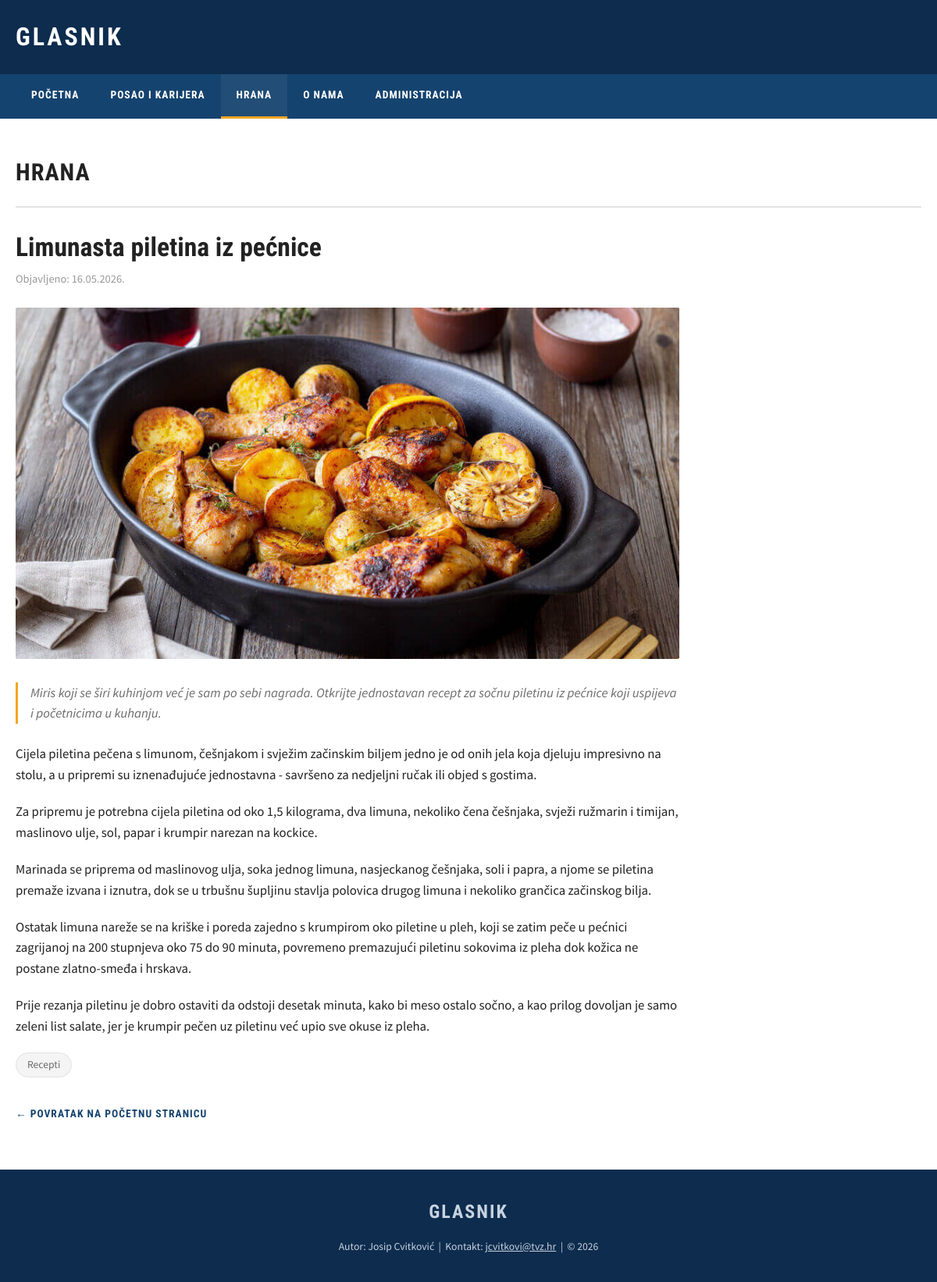
/clanak.php?id=4, run on the app's committed database.
### tables this page shows
CREATE TABLE `vijesti` (
  `id` int(10) UNSIGNED NOT NULL,
  `naslov` varchar(255) NOT NULL,
  `sazetak` text NOT NULL,
  `tekst` text NOT NULL,
  `kategorija` varchar(50) NOT NULL,
  `oznake` varchar(255) DEFAULT NULL,
  `slika` varchar(255) DEFAULT NULL,
  `prikazi` tinyint(1) NOT NULL DEFAULT 1,
  `datum` date NOT NULL
);

### clanak.php (the view, shortened to what this page needs)
<?php
require "connect.php";
$id = isset($_GET["id"]) ? (int) $_GET["id"] : 0;
$clanak = null;
if ($id > 0) {
    $upit = $mysqli->prepare("SELECT * FROM vijesti WHERE id = ?");
    $upit->bind_param("i", $id);
    $upit->execute();
    $rezultat = $upit->get_result();
    $clanak = $rezultat->fetch_assoc();
}
?>
<!DOCTYPE html>
<html lang="hr">
<head>
  <link rel="stylesheet" href="css/style.css">
</head>
<body>
  <header class="zaglavlje">
    <div class="container">
      <a href="index.php" class="logo">GLASNIK</a>
    </div>
  </header>
  <nav class="navigacija">
    <div class="container">
      <ul>
        <li><a href="index.php">Početna</a></li>
        <li>
          <a href="index.php#posao-karijera"
             <?php echo ($clanak && $clanak["kategorija"] === "Posao i karijera") ? 'class="aktivno"' : ''; ?>>
             Posao i karijera</a>
        </li>
        <li>
          <a href="index.php#hrana"
             <?php echo ($clanak && $clanak["kategorija"] === "Hrana") ? 'class="aktivno"' : ''; ?>>
             Hrana</a>
        </li>
        <li><a href="o-nama.html">O nama</a></li>
        <li><a href="administracija.php">Administracija</a></li>
      </ul>
    </div>
  </nav>
  <main class="sadrzaj">
    <div class="container">
      <section>
        <?php if ($clanak): ?>
          <h1 class="naslov-sekcije"><?php echo htmlspecialchars($clanak["kategorija"]); ?></h1>
          <article class="clanak">
            <h2 class="naslov-clanka"><?php echo htmlspecialchars($clanak["naslov"]); ?></h2>
            <p class="datum-objave">Objavljeno: <?php echo date("d.m.Y.", strtotime($clanak["datum"])); ?></p>
            <?php
            $slika = !empty($clanak["slika"]) ? $clanak["slika"] : "slike/bez-slike.jpg";
            ?>
            <img class="slika-clanka" src="<?php echo htmlspecialchars($slika); ?>" alt="<?php echo htmlspecialchars($clanak["naslov"]); ?>">
            <p class="sazetak-vijesti"><?php echo nl2br(htmlspecialchars($clanak["sazetak"])); ?></p>
            <?php
            $odlomci = preg_split('/\r\n|\r|\n/', $clanak["tekst"]);
            foreach ($odlomci as $odlomak) {
                $odlomak = trim($odlomak);
                if ($odlomak !== "") {
                    echo "<p>" . htmlspecialchars($odlomak) . "</p>\n";
                }
            }
            ?>
            <?php if (!empty($clanak["oznake"])): ?>
              <p class="oznake-clanka">
                <?php
                $sve_oznake = explode(",", $clanak["oznake"]);
                foreach ($sve_oznake as $oznaka) {
                    $oznaka = trim($oznaka);
                    if ($oznaka !== "") {
                        echo '<span class="oznaka">' . htmlspecialchars($oznaka) . '</span>';
                    }
                }
                ?>
              </p>
            <?php endif; ?>
            <a class="povratak" href="index.php">&larr; Povratak na početnu stranicu</a>
          </article>
        <?php endif; ?>
      </section>
    </div>
  </main>
  <footer class="podnozje">
    <div class="container">
      <p class="logo">GLASNIK</p>
      <p>Autor: Josip Cvitković &nbsp;|&nbsp; Kontakt: <a href="mailto:jcvitkovi@tvz.hr">jcvitkovi@tvz.hr</a> &nbsp;|&nbsp; &copy; 2026</p>
    </div>
  </footer>
</body>
</html>

### css/style.css (style rules this page uses)
:root { --boja-tamna: #0d2c4e; --boja-srednja: #15436f; --boja-naglasak: #f5a623; --boja-pozadina: #f4f4f4; --boja-sadrzaj: #ffffff; --boja-tekst: #222222; --boja-tekst-blijedi: #6b6b6b; --boja-rub: #e2e2e2; --font-naslov: 'Roboto Condensed', Arial, sans-serif; --font-tekst: 'Source Sans Pro', Arial, sans-serif; }
* { margin: 0; padding: 0; box-sizing: border-box; }
html { scroll-behavior: smooth; }
body { font-family: var(--font-tekst); color: var(--boja-tekst); background-color: var(--boja-pozadina); line-height: 1.6; }
.container { max-width: 1200px; margin: 0 auto; padding: 0 20px; }
a { color: inherit; }
img { max-width: 100%; display: block; }
.zaglavlje { background-color: var(--boja-tamna); padding: 22px 0; }
.logo { display: inline-block; font-family: var(--font-naslov); font-size: 2rem; font-weight: 700; letter-spacing: 3px; color: #ffffff; text-decoration: none; }
.navigacija { background-color: var(--boja-srednja); }
.navigacija ul { display: flex; flex-wrap: wrap; list-style: none; }
.navigacija a { display: block; padding: 16px 20px; font-family: var(--font-naslov); font-weight: 700; font-size: 0.85rem; letter-spacing: 1px; text-transform: uppercase; color: #ffffff; text-decoration: none; border-bottom: 3px solid transparent; transition: border-color 0.2s ease, background-color 0.2s ease; }
.navigacija a:hover, .navigacija a:focus, .navigacija a.aktivno { border-bottom-color: var(--boja-naglasak); background-color: rgba(255, 255, 255, 0.05); }
.sadrzaj { background-color: var(--boja-sadrzaj); padding: 45px 0 60px; }
.naslov-sekcije { font-family: var(--font-naslov); font-size: 1.9rem; font-weight: 700; text-transform: uppercase; letter-spacing: 1px; color: var(--boja-tekst); padding-bottom: 18px; margin-bottom: 30px; border-bottom: 2px solid var(--boja-rub); }
.clanak { max-width: 850px; }
.clanak .naslov-clanka { font-family: var(--font-naslov); font-size: 2.1rem; font-weight: 700; margin: 22px 0 8px; line-height: 1.25; }
.clanak .datum-objave { color: #999999; font-size: 0.9rem; margin-bottom: 25px; }
.clanak .slika-clanka { width: 100%; max-height: 450px; object-fit: cover; border-radius: 2px; margin-bottom: 30px; }
.clanak p { margin-bottom: 20px; font-size: 1.05rem; }
.povratak { display: inline-block; margin-top: 10px; font-family: var(--font-naslov); font-weight: 700; font-size: 0.85rem; letter-spacing: 1px; text-transform: uppercase; color: var(--boja-srednja); text-decoration: none; }
.podnozje { background-color: var(--boja-tamna); color: #ffffff; text-align: center; padding: 35px 0; }
.podnozje .logo { font-size: 1.5rem; letter-spacing: 2px; margin-bottom: 14px; }
.podnozje p { font-size: 0.85rem; color: #c7d3e0; }
.podnozje a { color: #c7d3e0; text-decoration: underline; }
.clanak .sazetak-vijesti { font-style: italic; color: var(--boja-tekst-blijedi); border-left: 3px solid var(--boja-naglasak); padding-left: 16px; margin-bottom: 25px; }
.oznake-clanka { margin: 10px 0 25px; }
.oznaka { display: inline-block; background-color: var(--boja-pozadina); border: 1px solid var(--boja-rub); border-radius: 20px; padding: 4px 14px; font-size: 0.85rem; color: var(--boja-tekst-blijedi); margin: 0 6px 6px 0; }

### data on the page
vijesti: kategorija "HRANA", naslov "Limunasta piletina iz pećnice", datum "16.05.2026.", slika (picture), sazetak "Miris koji se širi kuhinjom već je sam po sebi nagrada. Otkrijte jednostavan recept za sočnu piletinu iz pećnice koji uspijeva i početnicima u kuhanju.", tekst "Cijela piletina pečena s limunom, češnjakom i svježim začinskim biljem jedno je od onih jela koja djeluju impresivno na stolu, a u pripremi su iznenađujuće jednostavna - savršeno za nedjeljni ručak ili objed s gostima.", tekst "Za pripremu je potrebna cijela piletina od oko 1,5 kilograma, dva limuna, nekoliko čena češnjaka, svježi ružmarin i timijan, maslinovo ulje, sol, papar i krumpir narezan na kockice.", tekst "Marinada se priprema od maslinovog ulja, soka jednog limuna, nasjeckanog češnjaka, soli i papra, a njome se piletina premaže izvana i iznutra, dok se u trbušnu šupljinu stavlja polovica drugog limuna i nekoliko grančica začinskog bilja.", tekst "Ostatak limuna nareže se na kriške i poreda zajedno s krumpirom oko piletine u pleh, koji se zatim peče u pećnici zagrijanoj na 200 stupnjeva oko 75 do 90 minuta, povremeno premazujući piletinu sokovima iz pleha dok kožica ne postane zlatno-smeđa i hrskava.", tekst "Prije rezanja piletinu je dobro ostaviti da odstoji desetak minuta, kako bi meso ostalo sočno, a kao prilog dovoljan je samo zeleni list salate, jer je krumpir pečen uz piletinu već upio sve okuse iz pleha.", oznake "Recepti"
